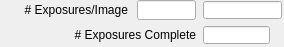
   <widget class="caFrame" name="caFrame_5">
    <property name="geometry">
     <rect>
      <x>393</x>
      <y>304</y>
      <width>284</width>
      <height>47</height>
     </rect>
    </property>
    <widget class="caLabel" name="caLabel_18">
     <property name="geometry">
      <rect>
       <x>-3</x>
       <y>0</y>
       <width>131</width>
       <height>20</height>
      </rect>
     </property>
     <property name="frameShape">
      <enum>QFrame::NoFrame</enum>
     </property>
     <property name="text">
      <string># Exposures/Image</string>
     </property>
     <property name="alignment">
      <set>Qt::AlignAbsolute|Qt::AlignRight|Qt::AlignTrailing|Qt::AlignVCenter</set>
     </property>
     <property name="fontScaleMode">
      <enum>ESimpleLabel::Height</enum>
     </property>
     <property name="foreground">
      <color>
       <red>0</red>
       <green>0</green>
       <blue>0</blue>
      </color>
     </property>
     <property name="background">
      <color alpha="0">
       <red>0</red>
       <green>0</green>
       <blue>0</blue>
      </color>
     </property>
    </widget>
    <widget class="caTextEntry" name="caTextEntry_5">
     <property name="geometry">
      <rect>
       <x>137</x>
       <y>0</y>
       <width>59</width>
       <height>20</height>
      </rect>
     </property>
     <property name="channel" stdset="0">
      <string>$(P)$(R)NumExposures</string>
     </property>
     <property name="foreground">
      <color>
       <red>0</red>
       <green>0</green>
       <blue>0</blue>
      </color>
     </property>
     <property name="background">
      <color>
       <red>115</red>
       <green>223</green>
       <blue>255</blue>
      </color>
     </property>
     <property name="colorMode">
      <enum>caLineEdit::Static</enum>
     </property>
     <property name="precisionMode">
      <enum>caLineEdit::Channel</enum>
     </property>
     <property name="limitsMode">
      <enum>caLineEdit::Channel</enum>
     </property>
     <property name="maxValue">
      <double>1.000000000000000</double>
     </property>
     <property name="minValue">
      <double>0.000000000000000</double>
     </property>
     <property name="fontScaleMode">
      <enum>caLineEdit::Height</enum>
     </property>
     <property name="formatType">
      <enum>caLineEdit::decimal</enum>
     </property>
    </widget>
    <widget class="caLineEdit" name="caLineEdit_13">
     <property name="geometry">
      <rect>
       <x>203</x>
       <y>1</y>
       <width>79</width>
       <height>18</height>
      </rect>
     </property>
     <property name="alignment">
      <set>Qt::AlignAbsolute|Qt::AlignLeading|Qt::AlignLeft|Qt::AlignVCenter</set>
     </property>
     <property name="channel" stdset="0">
      <string>$(P)$(R)NumExposures_RBV</string>
     </property>
     <property name="foreground">
      <color>
       <red>10</red>
       <green>0</green>
       <blue>184</blue>
      </color>
     </property>
     <property name="background">
      <color>
       <red>187</red>
       <green>187</green>
       <blue>187</blue>
      </color>
     </property>
     <property name="colorMode">
      <enum>caLineEdit::Static</enum>
     </property>
     <property name="precisionMode">
      <enum>caLineEdit::Channel</enum>
     </property>
     <property name="limitsMode">
      <enum>caLineEdit::Channel</enum>
     </property>
     <property name="maxValue">
      <double>1.000000000000000</double>
     </property>
     <property name="minValue">
      <double>0.000000000000000</double>
     </property>
     <property name="fontScaleMode">
      <enum>caLineEdit::Height</enum>
     </property>
     <property name="formatType">
      <enum>caLineEdit::decimal</enum>
     </property>
    </widget>
    <widget class="caLineEdit" name="caLineEdit_14">
     <property name="geometry">
      <rect>
       <x>203</x>
       <y>26</y>
       <width>67</width>
       <height>18</height>
      </rect>
     </property>
     <property name="alignment">
      <set>Qt::AlignAbsolute|Qt::AlignLeading|Qt::AlignLeft|Qt::AlignVCenter</set>
     </property>
     <property name="channel" stdset="0">
      <string>$(P)$(R)NumExposuresCounter_RBV</string>
     </property>
     <property name="foreground">
      <color>
       <red>10</red>
       <green>0</green>
       <blue>184</blue>
      </color>
     </property>
     <property name="background">
      <color>
       <red>187</red>
       <green>187</green>
       <blue>187</blue>
      </color>
     </property>
     <property name="colorMode">
      <enum>caLineEdit::Static</enum>
     </property>
     <property name="precisionMode">
      <enum>caLineEdit::Channel</enum>
     </property>
     <property name="limitsMode">
      <enum>caLineEdit::Channel</enum>
     </property>
     <property name="maxValue">
      <double>1.000000000000000</double>
     </property>
     <property name="minValue">
      <double>0.000000000000000</double>
     </property>
     <property name="fontScaleMode">
      <enum>caLineEdit::Height</enum>
     </property>
     <property name="formatType">
      <enum>caLineEdit::decimal</enum>
     </property>
    </widget>
    <widget class="caLabel" name="caLabel_19">
     <property name="geometry">
      <rect>
       <x>36</x>
       <y>25</y>
       <width>160</width>
       <height>20</height>
      </rect>
     </property>
     <property name="frameShape">
      <enum>QFrame::NoFrame</enum>
     </property>
     <property name="text">
      <string># Exposures Complete</string>
     </property>
     <property name="alignment">
      <set>Qt::AlignAbsolute|Qt::AlignRight|Qt::AlignTrailing|Qt::AlignVCenter</set>
     </property>
     <property name="fontScaleMode">
      <enum>ESimpleLabel::Height</enum>
     </property>
     <property name="foreground">
      <color>
       <red>0</red>
       <green>0</green>
       <blue>0</blue>
      </color>
     </property>
     <property name="background">
      <color alpha="0">
       <red>0</red>
       <green>0</green>
       <blue>0</blue>
      </color>
     </property>
    </widget>
   </widget>
